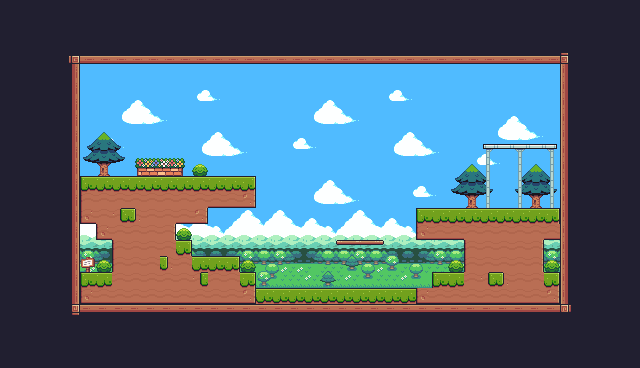

The image is a tile-based game level rendered from a .tmx file. Its description and source (layers, tilesets, objects; grid data summarised) follow:
An orthogonal 40x23 tile map with 16x16 px tiles, 7 tile layers (Tile Layer 1, Tile Layer 2, Tile Layer 3, Tile Layer 4, ...), 8 tilesets and 28 objects (5x Coins, 2x Saw, Player, Checkpoint, Platform).

<map version="1.10" tiledversion="1.10.2" orientation="orthogonal" renderorder="right-down" width="40" height="23" tilewidth="16" tileheight="16" infinite="0" nextlayerid="11" nextobjectid="44">
 <tileset firstgid="1" source="General Terrain.tsx" />
 <tileset firstgid="243" source="Sky.tsx" />
 <tileset firstgid="477" source="Sky Complete.tsx" />
 <tileset firstgid="711" source="More Grassland.tsx" />
 <tileset firstgid="851" source="Extra Plants.tsx" />
 <tileset firstgid="901" source="Foreground.tsx" />
 <tileset firstgid="1135" source="Earth terrain.tsx" />
 <tileset firstgid="1305" source="Hills.tsx" />
 <layer id="1" name="Tile Layer 1" width="40" height="23">
  <data>[920 cells, 920 non-empty, 230 distinct tile ids]</data>
 </layer>
 <layer id="2" name="Tile Layer 2" width="40" height="23">
  <data>[920 cells, 464 non-empty, 113 distinct tile ids]</data>
 </layer>
 <layer id="3" name="Tile Layer 3" width="40" height="23">
  <data>[920 cells, 495 non-empty, 201 distinct tile ids]</data>
 </layer>
 <layer id="4" name="Tile Layer 4" width="40" height="23">
  <data>[920 cells, 472 non-empty, 124 distinct tile ids]</data>
 </layer>
 <layer id="6" name="Tile Layer 5" width="40" height="23">
  <data>[920 cells, 454 non-empty, 75 distinct tile ids]</data>
 </layer>
 <layer id="7" name="Tile Layer 6" width="40" height="23">
  <data>[920 cells, 393 non-empty, 84 distinct tile ids]</data>
 </layer>
 <layer id="8" name="Tile Layer 7" width="40" height="23">
  <data>[920 cells, 358 non-empty, 54 distinct tile ids]</data>
 </layer>
 <objectgroup id="9" name="Spawnpoints">
  <object id="2" name="Player" type="Player" x="222.764" y="142.724" width="31.9228" height="31.4568" />
  <object id="5" name="Saw H" type="Saw" x="288" y="272" width="32" height="32">
   <properties>
    <property name="isVertical" type="bool" value="false" />
    <property name="offNeg" type="float" value="2" />
    <property name="offPos" type="float" value="6" />
   </properties>
  </object>
  <object id="6" name="Checkpoint" type="Checkpoint" x="480" y="144" width="64" height="64" />
  <object id="7" name="coin" type="Coins" x="208" y="240" width="16" height="16" />
  <object id="8" name="coin" type="Coins" x="432" y="256" width="16" height="16" />
  <object id="9" name="coin" type="Coins" x="112" y="160" width="16" height="16" />
  <object id="12" name="coin" type="Coins" x="160" y="160" width="16" height="16" />
  <object id="13" name="coin" type="Coins" x="432" y="192" width="16" height="16" />
  <object id="14" name="Saw H" type="Saw" x="320" y="96" width="32" height="32">
   <properties>
    <property name="isVertical" type="bool" value="true" />
    <property name="offNeg" type="float" value="2" />
    <property name="offPos" type="float" value="3" />
   </properties>
  </object>
 </objectgroup>
 <objectgroup id="10" name="Collisions">
  <object id="23" x="80" y="176" width="128" height="48" />
  <object id="24" x="208" y="176" width="48" height="32" />
  <object id="25" x="96" y="224" width="80" height="16" />
  <object id="26" x="112" y="240" width="80" height="64" />
  <object id="27" x="192" y="256" width="48" height="48" />
  <object id="28" x="240" y="272" width="16" height="32" />
  <object id="29" x="80" y="272" width="32" height="32" />
  <object id="30" x="256" y="288" width="160" height="16" />
  <object id="31" x="416" y="288" width="144" height="16" />
  <object id="32" x="416" y="208" width="144" height="32" />
  <object id="33" x="464" y="240" width="80" height="48" />
  <object id="34" x="544" y="272" width="16" height="16" />
  <object id="35" x="432" y="272" width="32" height="16" />
  <object id="36" x="336" y="272" />
  <object id="37" x="64" y="48" width="496" height="16" />
  <object id="38" x="80" y="304" width="496" height="16" />
  <object id="40" x="64" y="64" width="16" height="256" />
  <object id="42" x="560" y="48" width="16" height="256" />
  <object id="43" type="Platform" x="336" y="240" width="48" height="16" />
 </objectgroup>
</map>
